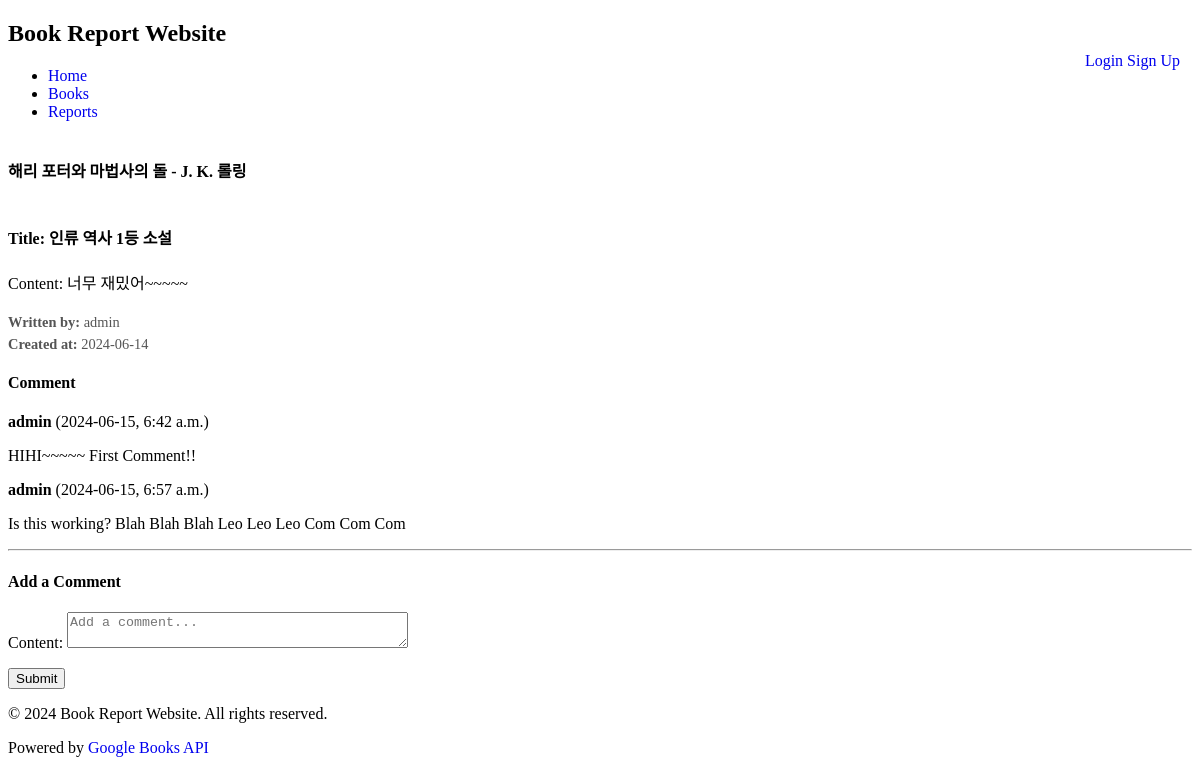
Page /reports/5/ on the committed database.
### reports/models.py (models this page shows, shortened)
class Report(models.Model):
    user = models.ForeignKey(User, on_delete=models.CASCADE)
    book_title = models.CharField(max_length=200, null=True)
    book_author = models.CharField(max_length=100, null=True)
    title = models.CharField(max_length=200)
    content = models.TextField()
    created_at = models.DateTimeField(auto_now_add=True)
    updated_at = models.DateTimeField(auto_now=True)

### comments/models.py (models this page shows, shortened)
class Comment(models.Model):
    user = models.ForeignKey(User, on_delete=models.CASCADE)
    content = models.TextField()
    created_at = models.DateTimeField(auto_now_add=True)
    report = models.ForeignKey(Report, on_delete=models.CASCADE, related_name="comments")

### reports/views.py (the view, shortened to what this page needs)
# urls.py: path("<int:pk>/", ReportDetailView.as_view(), name="report-detail"),
class ReportDetailView(FormMixin, DetailView):
    model = Report
    context_object_name = "report"
    form_class = CommentForm
    def get_context_data(self, **kwargs):
        context = super().get_context_data(**kwargs)
        context["form"] = self.get_form()
        return context

### comments/forms.py
class CommentForm(forms.ModelForm):
    class Meta:
        model = Comment
        fields = ["content"]
        widgets = {
            "content": forms.Textarea(attrs={"placeholder": "Add a comment...", "rows": 2}),
        }

### reports/templates/reports/report_detail.html (shortened to what this page needs)
{% extends "base.html" %}
{% block content %}
<div>
    <div style="display: flex; justify-content: space-between;">
        <h4>{{ report.book_title }} - {{ report.book_author }}</h4>
    </div>
    <h4>Title: {{ report.title }}</h4>
    <p>Content: {{ report.content }}</p>
    <div class="report-meta">
        <p><strong>Written by:</strong> {{ report.user.username }}</p>
        <p><strong>Created at:</strong> {{ report.created_at | date:"Y-m-d"}}</p>
    </div>
    <div style="border-top: 1px;">
        <h4>Comment</h4>
        {% for comment in report.comments.all %}
        <div>
            <p><strong>{{ comment.user.username }}</strong> ({{ comment.created_at | date:"Y-m-d, g:i a" }})</p>
            <p>{{ comment.content }}</p>
        </div>
        {% empty %}
        <p>No comments yet. Be the first to comment!</p>
        {% endfor %}
    </div>
    <hr>
    <h4>Add a Comment</h4>
    <form method="post">
        {{ form.as_p }}
        <button type="submit">Submit</button>
    </form>
</div>
{% endblock %}

### rows in the picture
Report: book_title "해리 포터와 마법사의 돌", book_author "J. K. 롤링", title "인류 역사 1등 소설", content "너무 재밌어~~~~~", user.username "admin", created_at "2024-06-14"
Comment: user.username "admin", created_at "2024-06-15, 6:42 a.m.", content "HIHI~~~~~ First Comment!!"
Comment: user.username "admin", created_at "2024-06-15, 6:57 a.m.", content "Is this working? Blah Blah Blah Leo Leo Leo Com Com Com"
